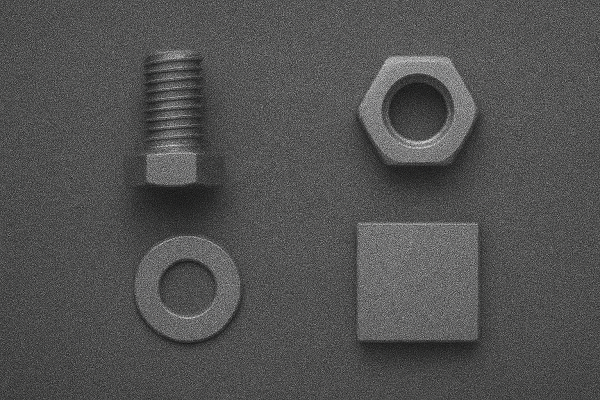
#> input picture InterfacageNumerique/TP/bloc_VI_2026/codes/step_by_step/_data/noise_vi_small.png, 600 x 400 px
$ python 10a_blur_mean_slice.py
#> lines starting #> are read from the running program, lines starting #| are printed output that depends on the picture
"""10_blur_mean.py
Blur and mean on images with OpenCV
.. moduleauthor:: Julien VILLEMEJANE <julien.villemejane@institutoptique.fr>

@see: https://iogs-lense-training.github.io/image-processing/contents/opencv_blur.html
"""

import cv2
import numpy as np
from matplotlib import pyplot as plt

# Image
image = cv2.imread('./_data/noise_vi_small.png', cv2.IMREAD_GRAYSCALE)
#> image: shape (400, 600); min 0, max 219, mean 81.5

# Kernel
kernel_size = (11, 11)
# Blur
blurred_image_1 = cv2.GaussianBlur(image, kernel_size, 2)
blurred_image_2 = cv2.blur(image, kernel_size)
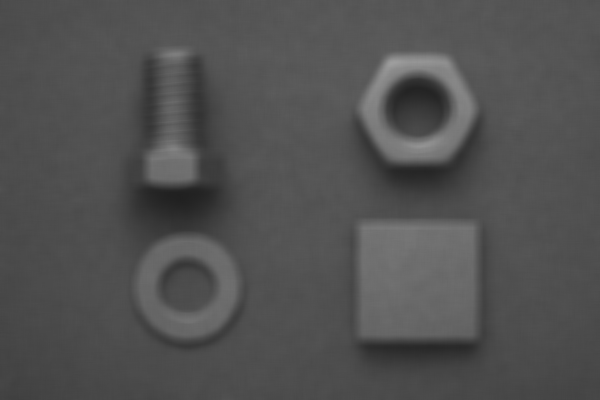
#> blurred_image_2: shape (400, 600); min 32, max 158, mean 81.5

# Slice
line_number = 300
# Display Slice
fig, ax = plt.subplots(nrows=2, ncols=3)
ax[0,0].plot(image[line_number,:])
ax[0,0].set_title('Initial Gray Image / Filter')
ax[0,1].plot(blurred_image_1[line_number,:])
ax[0,1].set_title('Gaussian Blur')
ax[0,2].plot(blurred_image_2[line_number,:])
ax[0,2].set_title('Box blur')

ax[1,0].imshow(image, cmap='gray')
ax[1,0].set_title('Initial Gray Image / Filter')
ax[1,0].axhline(y=line_number, color='red', linewidth=2)
ax[1,1].imshow(image - blurred_image_1, cmap='gray')
ax[1,1].set_title('Gaussian Blur')
ax[1,1].axhline(y=line_number, color='red', linewidth=2)
ax[1,2].imshow(image - blurred_image_2, cmap='gray')
ax[1,2].set_title('Box blur')
ax[1,2].axhline(y=line_number, color='red', linewidth=2)
plt.show()
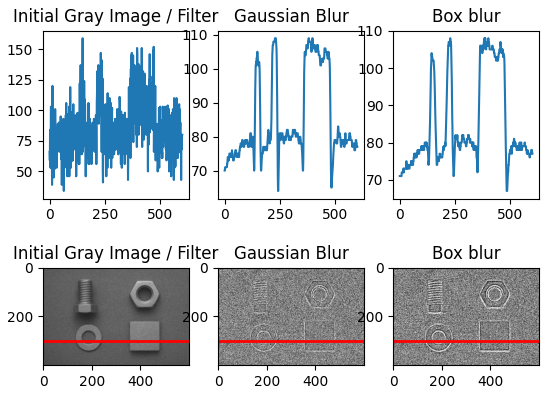
#> figure drawn by matplotlib, 6 panels; panel 1: curve peaks at x = 149, y = 159; panel 2: curve peaks at x = 227, y = 109; panel 3: curve peaks at x = 228, y = 108


##
# Slice Gradient
dy1 = np.gradient(blurred_image_1[line_number,:].astype(float))
#> dy1 = 600 values, max 7.5 at index 357, min -8 at index 238, mean 0.0117
dy2 = np.gradient(blurred_image_2[line_number,:].astype(float))
#> dy2 = 600 values, max 4 at index 140, min -5 at index 236, mean 0.01

# Display Slice Gradient
fig, ax = plt.subplots(nrows=2, ncols=3)
ax[0,0].plot(image[line_number,:])
ax[0,0].set_title('Initial Gray Image / Filter')
ax[0,1].plot(blurred_image_1[line_number,:])
ax[0,1].set_title(f'Gaussian Blur')
ax[0,2].plot(blurred_image_2[line_number,:])
ax[0,2].set_title(f'Box blur')

ax[1,0].imshow(image, cmap='gray')
ax[1,0].set_title('Initial Gray Image / Filter')
ax[1,0].axhline(y=line_number, color='red', linewidth=2)
ax[1,1].plot(dy1)
ax[1,1].set_title(f'Gaussian Blur')
ax[1,2].plot(dy2)
ax[1,2].set_title(f'Box blur')
plt.show()
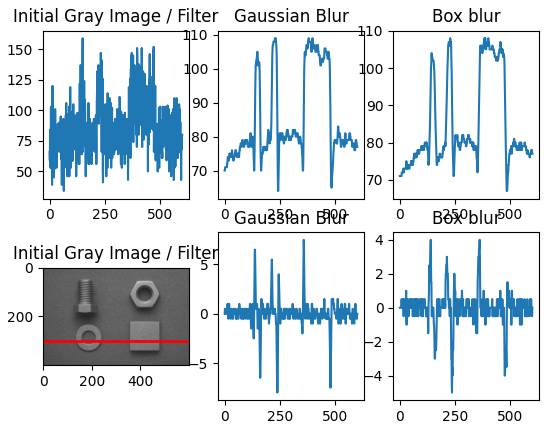
#> figure drawn by matplotlib, 6 panels; panel 1: curve peaks at x = 149, y = 159; panel 2: curve peaks at x = 227, y = 109; panel 3: curve peaks at x = 228, y = 108; panel 5: curve peaks at x = 357, y = 7.5

$ run again, with InterfacageNumerique/TP/bloc_VI_2026/codes/step_by_step/_data/formes_blanc_30ms.png copied over InterfacageNumerique/TP/bloc_VI_2026/codes/step_by_step/_data/noise_vi_small.png
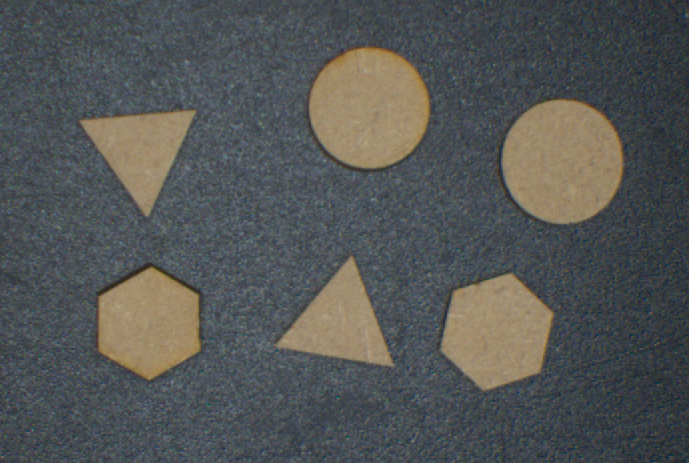
#> input picture InterfacageNumerique/TP/bloc_VI_2026/codes/step_by_step/_data/formes_blanc_30ms.png, 689 x 463 px
#> `image = cv2.imread('./_data/noise_vi_small.png', cv2.IMREAD_GRAYSCALE)`:
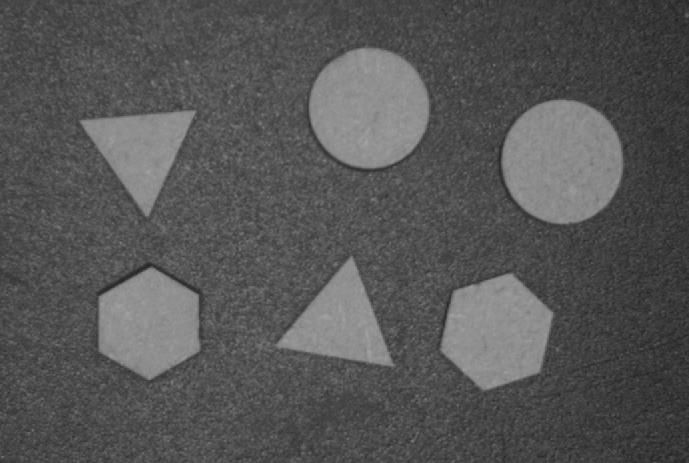
#> image: shape (463, 689); min 34, max 164, mean 85.9
#> dy1 = 689 values, max 14 at index 451, min -14 at index 198, mean -0.0283
#> dy2 = 689 values, max 7.5 at index 453, min -7.5 at index 195, mean -0.0225
